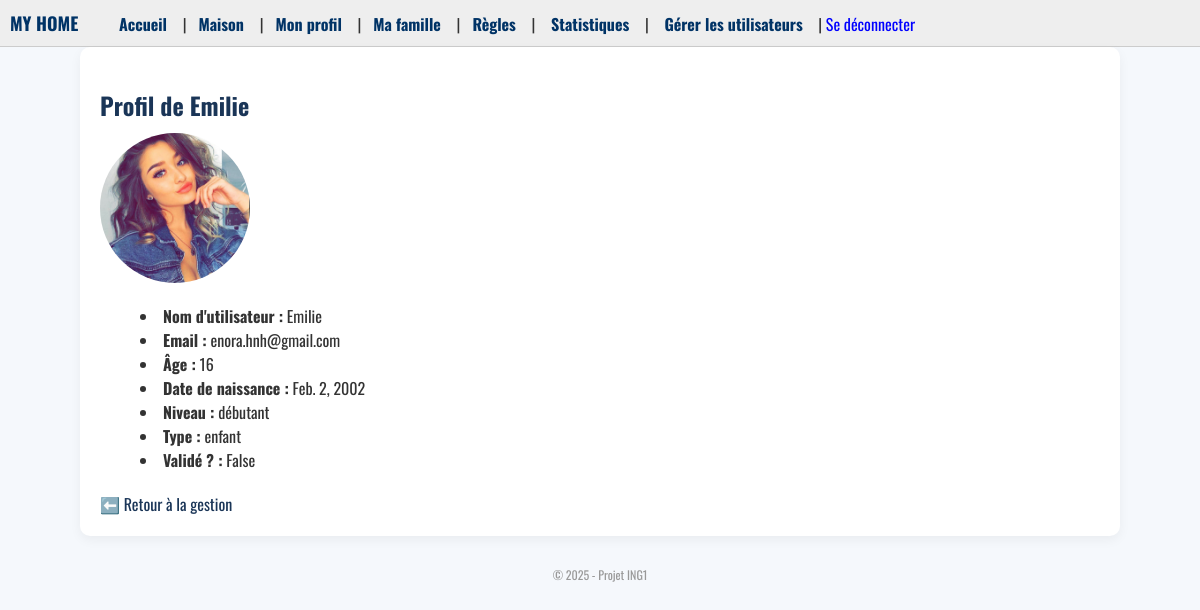
The app's page /utilisateur/4/ (signed in), older data.
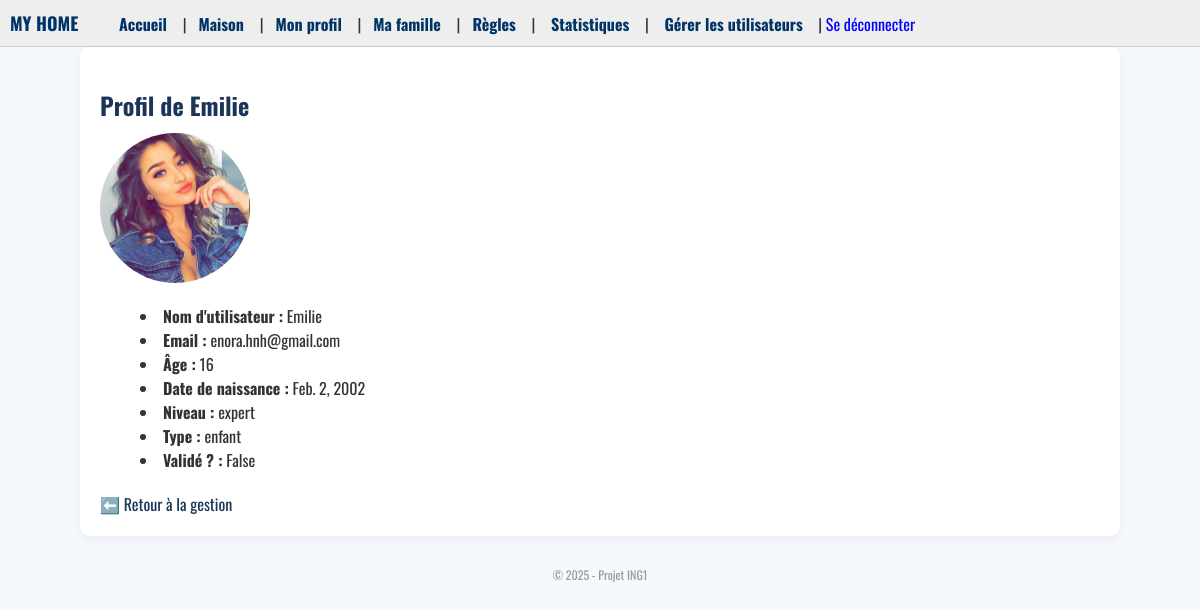
The same page, newer data.
### users/models.py (models this page shows, shortened)
class User(AbstractUser):
    age = models.IntegerField(null=True, blank=True)
    birth_date = models.DateField(null=True, blank=True)
    type_membre = models.CharField(max_length=50, null=True, blank=True)
    niveau = models.CharField(max_length=15, default="débutant")
    points = models.FloatField(default=0.0)
    photo = models.ImageField(upload_to='photos_profil/', null=True, blank=True)  #
    est_valide = models.BooleanField(default=False)

### users/views.py (the view)
# urls.py: path('utilisateur/<int:user_id>/', fiche_utilisateur_view, name='fiche_utilisateur'),
@login_required
def fiche_utilisateur_view(request, user_id):
    if request.user.niveau != 'expert':
        return HttpResponseForbidden("Accès réservé aux experts.")
    utilisateur = get_object_or_404(User, id=user_id)
    return render(request, 'fiche_utilisateur.html', {'utilisateur': utilisateur})

### templates/fiche_utilisateur.html (shortened to what this page needs)
{% extends 'base.html' %}
{% block content %}
<h2>Profil de {{ utilisateur.username }}</h2>
{% if utilisateur.photo %}
  <img src="{{ utilisateur.photo.url }}" alt="Photo de profil" style="width: 150px; height: 150px; object-fit: cover; border-radius: 50%;">
{% else %}
  <p><em>Aucune photo de profil</em></p>
{% endif %}
<ul>
  <li><strong>Nom d'utilisateur :</strong> {{ utilisateur.username }}</li>
  <li><strong>Email :</strong> {{ utilisateur.email }}</li>
  <li><strong>Âge :</strong> {{ utilisateur.age }}</li>
  <li><strong>Date de naissance :</strong> {{ utilisateur.birth_date }}</li>
  <li><strong>Niveau :</strong> {{ utilisateur.niveau }}</li>
  <li><strong>Type :</strong> {{ utilisateur.type_membre }}</li>
  <li><strong>Validé ? :</strong> {{ utilisateur.est_valide }}</li>
</ul>
<a href="{% url 'liste_utilisateurs' %}">⬅️ Retour à la gestion</a>
{% endblock %}

Row changes from the older to the newer data that the page shows:
changed User "Emilie": niveau "débutant" → "expert"
